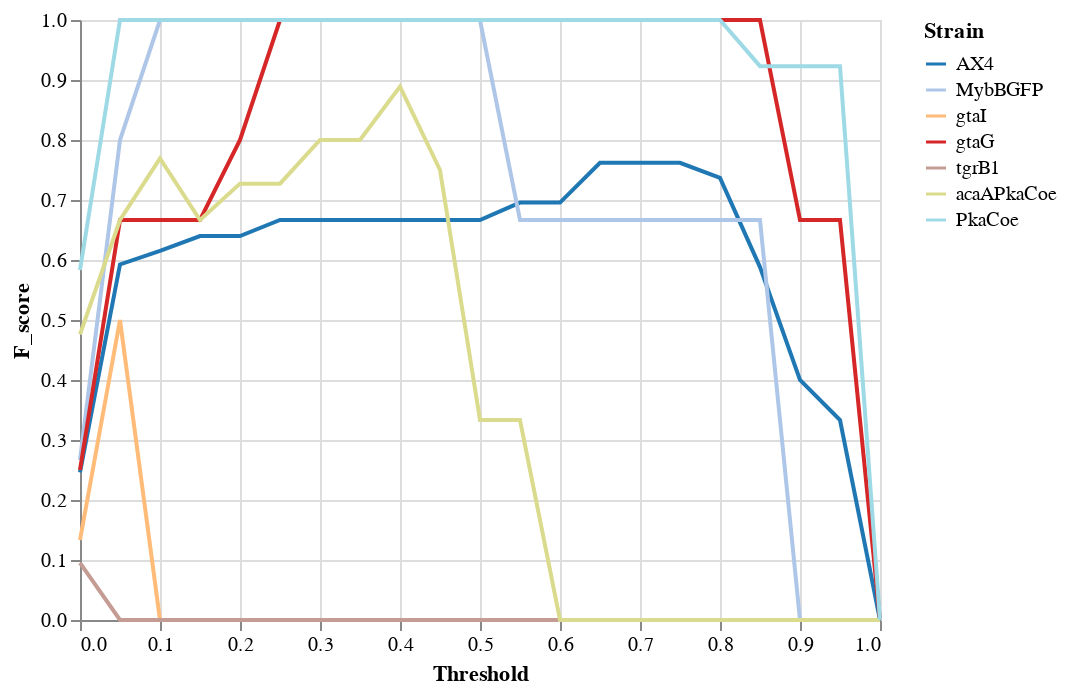

The code cell stored with this chart in its notebook:
### Code cell
prfs_strains=pd.DataFrame()
strains_plot=[]
for strain in strains:
    strain_prfs=fold_results[strain]['prfs_all'].query('Stage =="'+target+'"').copy()
    strain_prfs['Strain']=strain    
    if (strain_prfs['F_score']!=0).any():
        strains_plot.append(strain)
        prfs_strains=prfs_strains.append(strain_prfs)
display(alt.Chart(prfs_strains).mark_line().encode(x='Threshold',y='F_score',
        color=alt.Color('Strain'
              ,scale=alt.Scale(domain=strains_plot,range=[rgb2hex(colour_dict[strain]) for strain in strains_plot])
                                                  )))

### Figure 1 — Vega-Lite specification as saved in the notebook (floating-point values rounded to 4 significant figures; data arrays with more than 128 entries replaced by an {"elided": "..."} marker saying what was removed)
{"config": {"view": {"continuousWidth": 400, "continuousHeight": 300}}, "data": {"name": "data-c812edb255e3418cc9f5e5f9f4c90bfa"}, "mark": "line", "encoding": {"color": {"type": "nominal", "field": "Strain", "scale": {"domain": ["AX4", "MybBGFP", "gtaI", "gtaG", "tgrB1", "acaAPkaCoe", "PkaCoe"], "range": ["#1f77b4", "#aec7e8", "#ffbb78", "#d62728", "#c49c94", "#dbdb8d", "#9edae5"]}}, "x": {"type": "quantitative", "field": "Threshold"}, "y": {"type": "quantitative", "field": "F_score"}}, "$schema": "https://vega.github.io/schema/vega-lite/v4.0.2.json", "datasets": {"data-c812edb255e3418cc9f5e5f9f4c90bfa": {"elided": "147 records"}}}
